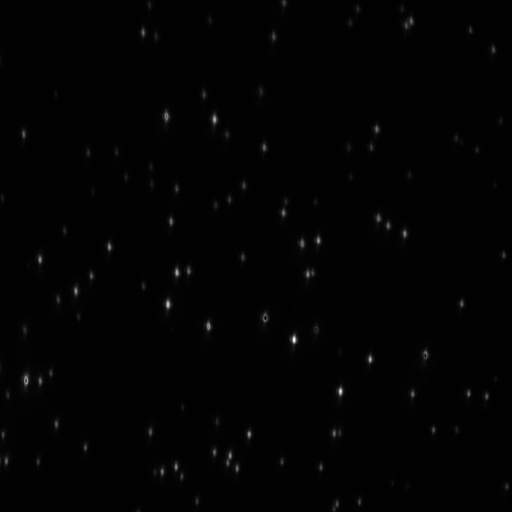
#> input picture X2110-Camera/100x/bQd605-7/STD_605-1.tif, 512 x 512 px
$ python wavelength_calculation.py
#> lines starting #> are read from the running program, lines starting #| are printed output that depends on the picture
# =============================================================================
# This code calculates the wavelength based on the calibration of the prism.
# Input: image files with the different colors on imageFiles variable
# Output: graphs of the spectra by wavelength
# coef variable is the 3rd polynomial coefcients from the prism calibration
# Code written by Andre Thomaz 1/22/2018
# =============================================================================


#import seaborn as sns
#sns.set()
import matplotlib.pyplot as plt
import numpy as np
from mpl_toolkits.mplot3d import Axes3D
import scipy.optimize as sp
from skimage.feature import peak_local_max
from PIL import Image
from scipy import sparse
#from scipy.spatial import distance
import pandas as pd


plt.close('all')

#####################################################################################
def twoD_Gaussian(x_y, offset, amplitude, xo, yo, sigma_x, sigma_y, theta):
    x, y = x_y
    xo = float(xo)
    yo = float(yo)
    a = (np.cos(theta)**2)/(2*sigma_x**2) + (np.sin(theta)**2)/(2*sigma_y**2)
    b = -(np.sin(2*theta))/(4*sigma_x**2) + (np.sin(2*theta))/(4*sigma_y**2)
    c = (np.sin(theta)**2)/(2*sigma_x**2) + (np.cos(theta)**2)/(2*sigma_y**2)
    g = offset + amplitude*np.exp( - (a*((x-xo)**2) + 2*b*(x-xo)*(y-yo)
                            + c*((y-yo)**2)))
    return g.ravel()

# [6 lines of commented-out code are left out]


listToClean = [0,2, 4, 5, 8, 9, 20, 24, 39, 45, 46, 54, 33 ]


imagesFiles = [ 'STD_605-1.tif',  'STD_bQD605-1.tif']


image = Image.open(imagesFiles[0])
#> image is the input picture: PIL image 512x512 F; min 8.11, max 6948.7, mean 84.7
im_red = Image.open(imagesFiles[1])
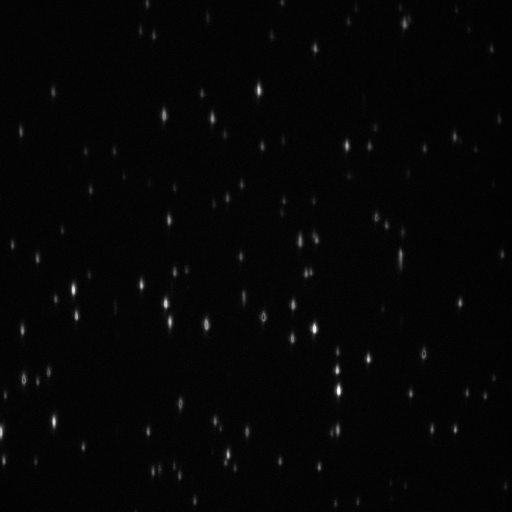
#> input picture X2110-Camera/100x/bQd605-7/STD_bQD605-1.tif, 512 x 512 px
#> im_red is the input picture: PIL image 512x512 F; min 69.37, max 6952.9, mean 237.5


image = np.array(image)

#Check treshold, otherwise it may find more than one peak
thr_base = np.max(image)-30*np.std(image)
#> thr_base = 1377.7
peaks_base = peak_local_max(image, min_distance=5, threshold_abs=thr_base)
#> peaks_base = 70 pairs, first value 20 to 504, second value 6 to 506
peaks_base[:,0], peaks_base[:,1] = peaks_base[:,1], peaks_base[:,0].copy()

#Define the size of the box/rectangle to crop the image to find peaks
x_sides = 18
y_top = 14 #if one of the colors is too far away from 680nm rectangle
y_bot = 14


#if points are to close to the borders dont consider it
delete_base = []
for i,points in enumerate(peaks_base):
    if points[1]-y_top<0:                             #if point is too close to the top
        delete_base.append(i)
    elif points[1] + y_bot >image.shape[0]:           #if point is too close to the bottom
        delete_base.append(i)
    if points[0] + 10 > image.shape[1]:               #if point is too close to the right
        delete_base.append(i)
    if points[0] - 10 < 0:                            #if point is too close to the left
        delete_base.append(i)
#> this loop made 70 passes
#> points on passes 1 to 12: [294, 339], [340, 390], [168, 303], [370, 359], [214, 119], [176, 272], [27, 380], [249, 434], [318, 240], [109, 247], [209, 325], [230, 455]
#> after the loop, delete_base = [24, 48, 50, 59, 64, 66]
peaks_base = np.delete(peaks_base, delete_base, 0)
#> peaks_base = 64 pairs, first value 23 to 493, second value 20 to 476

#peaks_base = np.copy(peaks_base[0:6,:]) #Fix this!!!!!!!!!!!!!!!!!!!!!!!
print(str(peaks_base.shape[0]) + ' 680 peaks')
#| 64 680 peaks

#plot image and detected peaks
plt.figure(1)
plt.imshow(image)
plt.grid('off')
plt.scatter(peaks_base[:,0], peaks_base[:,1], facecolor='none', edgecolor="white")

##############################################################################
im_red = np.array(im_red)


# [26 lines of commented-out code are left out]

base_centers = np.empty((0,2))
base_centers_trans = np.empty((0,2)) #trans is in the coordinate system of the masked image below

#if a detected color is to far from the reference peak we need to increase the y box height
box = x_sides
box_y_top = y_top
box_y_bot = y_bot

rows_y = box_y_top + box_y_bot

sumBase = np.empty((rows_y, peaks_base.shape[0])) #empty matrix to hold the collapsed sum of images/spectra


#fitting of a Gaussian to each detected peak before:

for i, peaks in enumerate(peaks_base):

    xmin = peaks[0] - box/2
    xmax = peaks[0] + box/2
    ymin = peaks[1] - box_y_top
    ymax = peaks[1] + box_y_bot

    x = np.arange(xmin, xmax,1)
    y = np.arange(ymin, ymax,1)

    Y, X = np.meshgrid(x,y) #note: meshgrid is needed to use an asymetric grid with plot_surface, I tried mgrid and it didn't work.

    imageMask =  image[int(np.min(X)):int(np.max(X))+1, int(np.min(Y)):int(np.max(Y))+1] #to mask it correctly we have to invert X and Y here
    imageMaskcopy =  np.copy(image)[int(np.min(X)):int(np.max(X))+1, int(np.min(Y)):int(np.max(Y))+1] #copy to do calculation in masked image coordinates


    sumBaseTemp = np.sum(imageMaskcopy, axis=1) #collapse the x direction to get spectra along y direction
    sumBase[:,i] = sumBaseTemp

    ig = (np.min(imageMask), np.max(imageMask) , peaks[1]+0.5, peaks[0]+0.5, 2.0, 2.0, 0.0) #0.5 used to force fit because peaks were to close to the fit
    inpars, pcov = sp.curve_fit(twoD_Gaussian,(X,Y), imageMask.ravel(), p0=ig, maxfev=20000)
    fit3 = twoD_Gaussian((Y, X), *inpars).reshape(X.shape[0], Y.shape[1])

    base_centers = np.append (base_centers, [[inpars[2], inpars[3]]], axis=0)
    base_centers_trans = np.append (base_centers_trans, [[inpars[2]-ymin, inpars[3]-xmin]], axis=0) #parameters minx ymin and xmin to translate
#> this loop made 64 passes
#> (peaks, xmin, xmax, ymin, ymax, ig) on pass 1: ([294, 339], 285, 303, 325, 353, (49.16, 6948.7, 339.5, 294.5, 2, 2, 0))
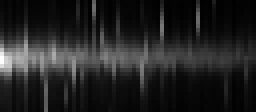
#> sumBase: shape (28, 64) float64 (shown 4 times larger); min 819.4, max 30656.3, mean 4858.3; drawn with min black and max white
                                                                                                    # [29 lines of commented-out code are left out]
base_centers[:, 0], base_centers[:, 1] = base_centers[:, 1], base_centers[:, 0].copy() #invert back to X,Y order
#base_centers_trans = np.array([base_centers_trans_temp][0])
base_centers_trans[:, 0], base_centers_trans[:, 1] = base_centers_trans[:, 1], base_centers_trans[:, 0].copy() #invert back to X,Y order
#print(str(base_centers.shape[0]) + ' 680 peaks cleaned')
#
#Test Peaks fitting
plt.figure(2)
plt.imshow(image)
plt.grid('off')
plt.scatter(peaks_base[:,0], peaks_base[:,1], facecolor='none', edgecolor="g")
plt.scatter(base_centers[:,0], base_centers[:,1], facecolor='none', edgecolor="r")

#######################################################################################################


#if a detected color is to far from the reference peak we need to increase the y box height
box = x_sides
box_y_top = y_top
box_y_bot = y_bot


rows_y = box_y_top + box_y_bot


sumRed = np.empty((rows_y, base_centers.shape[0]))

for i,peaks in enumerate(peaks_base):

    xmin = peaks[0] - box/2
    xmax = peaks[0] + box/2
    ymin = peaks[1] - box_y_top
    ymax = peaks[1] + box_y_bot

    x = np.arange(xmin, xmax,1)
    y = np.arange(ymin, ymax,1)

    Y, X = np.meshgrid(x,y) #note: meshgrid is needed to use an asymetric grid with plot_surface, I tried mgrid and it didn't work

    redMask =  im_red[int(np.min(X)):int(np.max(X))+1, int(np.min(Y)):int(np.max(Y))+1] #to mask it correctly we have to invert X and Y here
    redMaskcopy =  np.copy(im_red)[int(np.min(X)):int(np.max(X))+1, int(np.min(Y)):int(np.max(Y))+1]

    sumRedTemp = np.sum(redMaskcopy, axis=1)
    sumRed[:,i] = sumRedTemp
#> this loop made 64 passes
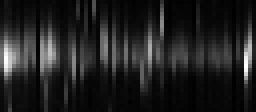
#> sumRed: shape (28, 64) float64 (shown 4 times larger); min 3075.5, max 37500.6, mean 7526.2; drawn with min black and max white

    # [14 lines of commented-out code are left out]
def baseline_als(y, lam, p, niter=10):
  L = len(y)
  D = sparse.csc_matrix(np.diff(np.eye(L), 2))
  w = np.ones(L)
  for i in range(niter):
    W = sparse.spdiags(w, 0, L, L)
    Z = W + lam * D.dot(D.transpose())
    z = sparse.linalg.spsolve(Z, w*y)
    w = p * (y > z) + (1-p) * (y < z)
  return z


#Wavelength Calculation
#coef comes from the calibration => coefficient of a 3rd order polynomial
coef = np.array([
7.467e-05,0.02642, 3.511, 605])

p = np.poly1d(coef)

#In this case there is some leaking between the channels and also because the mask box is big a lot of the
#masked image is background, setting this intervals to 0 takes care of this

#sumGreen[35:,:] = 0
#sumRed[0:35,:] = 0
sumBase[0:35,:] = 0
#> sumBase: shape (28, 64) float64; every value is 0


#Tables to hold spectral mean for each channel
spectralMeanTableRed = np.empty((np.shape(base_centers_trans)[0],1))

spectralMeanTableBase = np.empty((np.shape(base_centers_trans)[0],1))
wavelengthTable = []


#for each center in the translated coordinate system of the masked image calculates the new wavelenght calibration
#by making the fitted center zero pixel displacement and applying the 3rd polynomial
for i, centers in enumerate(base_centers_trans):
    pixels = np.arange(0,rows_y,1)
    x_center = centers[0]
    y_center = centers[1]
    pixels_x = pixels - x_center
    pixels_y = pixels - y_center
    pixel_disp = p(pixels_y)


    if i not in listToClean:
        sumNormRed = (sumRed[:,i]) /np.max(sumRed[:,i])

        sumNormBase = (sumBase[:,i])/np.max(sumBase[:,i])

        redMax = np.max(sumRed[:,i])
        redSTD = np.std(sumRed[:,i])

    #    if (redSTD) < 300:
    #        sumNormRed.fill(0.0)
    #        print(i)

        #Save spectra by wavelength
        wavelengthTable.append(list(pixel_disp.T))
        wavelengthTable.append(list(sumNormRed.T))


        #Spectral mean Calculation (wavelength average weighted by intensity)
        spectralMeanRed = np.sum(np.multiply(sumRed[:,i],pixel_disp))/np.sum(sumRed[:,i])


        spectralMeanBase = np.sum(np.multiply(sumBase[:,i],pixel_disp))/np.sum(sumBase[:,i])


        spectralMeanTableRed[i,0] = spectralMeanRed

        spectralMeanTableBase[i,0] = spectralMeanBase


        plt.figure(4)
        plt.scatter([700.0],spectralMeanRed )
        plt.xlim(570,750)

        # [6 lines of commented-out code are left out]


        plt.figure(6, figsize=(4,8))
        ##        zz = baseline_als(sumRed[30:,i], 1000000, 0.0001)
        ##        corre = sumRed[30:,i]-zz
        ##        corre = corre/np.max(corre)
        plt.plot(pixel_disp,sumNormRed, label=i)
        #plt.plot(pixel_disp,sumNormBase, label=i)
        #plt.legend()


    #plt.xlim(600,780)
        plt.title('Spectra of bQD605 Invitrogen')
        plt.xlabel('Wavelength (nm)')
        plt.ylabel('Normalized Intensity (a.u.)')
#> this loop made 64 passes
#> centers on passes 1 to 12: [8.67, 14.18], [9.05, 15.01], [8.54, 14.94], [8.74, 13.88], [9.13, 13.97], [9.49, 14.09], [7.71, 13.68], [8.75, 13.87], [8.94, 14], [8.95, 13.49], [8.15, 14.72], [8.02, 16.12]
    #        plt.xlim(640,720)
        #plt.ylim(0.2,1.05)

MeanTableRed_msk = spectralMeanTableRed[spectralMeanTableRed>580]

#
#Plot spectral mean for each color/dye
plt.figure(3)

plt.errorbar([700.0], np.mean(MeanTableRed_msk), yerr=np.std(MeanTableRed_msk), marker='o', markersize=5)
#plt.errorbar([680.0], np.mean(spectralMeanTableBase), yerr=np.std(spectralMeanTableBase), marker='o', markersize=5)
plt.xticks(np.arange(560,750,20))
plt.yticks(np.arange(560,750,20))
plt.xlim(570,750)
plt.ylim(560,720)
plt.grid('on')
plt.xlabel('Nominal Wavelength (nm)')
plt.ylabel('Spectral Mean (nm)')

#
df = pd.DataFrame(wavelengthTable)
df = df.T
col_names = ['Wavelength', 'Red']

df.columns = col_names*(int(len(df.columns)/2))
file_name = imagesFiles[1].split('_')
file_name = file_name[1].split('.')

writer = pd.ExcelWriter('output-' + file_name[0] + '.xlsx')
df.to_excel(writer,'Sheet1')
#> (the run stopped early here; a loop or call above may not have finished)
